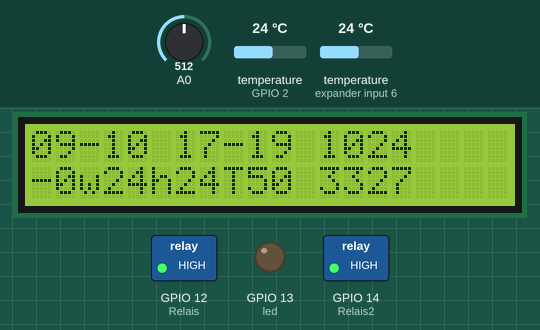
Recording of a sketch running on a simulated ESP8266 (NodeMCU). Parts: 20×2 character LCD, switched loads named in the sketch (green lamp = pin HIGH), output pins drawn as LEDs (lit = HIGH). The inputs (shaded band) are chosen by the test bench; at power-on: temperature (sensors on expander input 6, GPIO 2) 24 °C, A0 = 512. WiFi joins after 1.5 s; servers stay silent unless stated; network time is answered at once with the bench clock; uploads are accepted with an empty reply; the local clock reads 2024-03-15 10:24:30 at power-on unless the sketch sets it.

Above: at 4.2 s.
4.3 s: temperature (sensor on expander input 6) set to 20.4 °C
At 6.6 s:
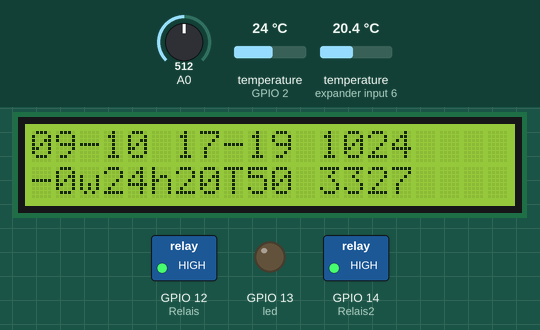
6.9 s: temperature (sensor on expander input 6) set to 19.4 °C
At 11.7 s:
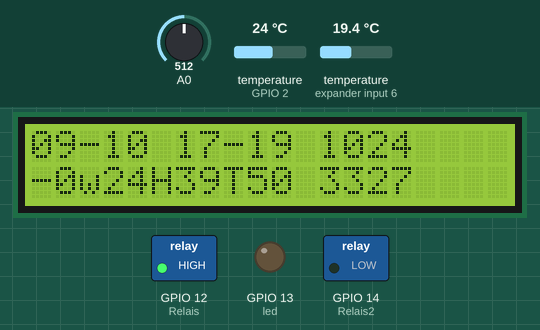
12.7 s: A0 set to 106
At 16.1 s:
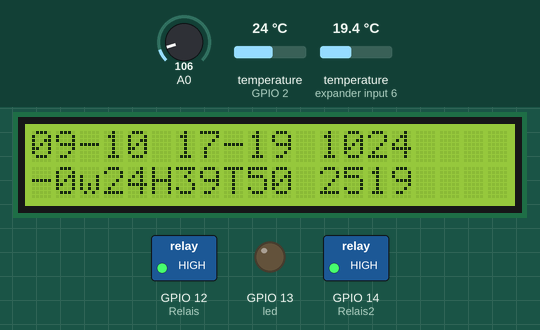
17.2 s: A0 set to 95
At 18.4 s:
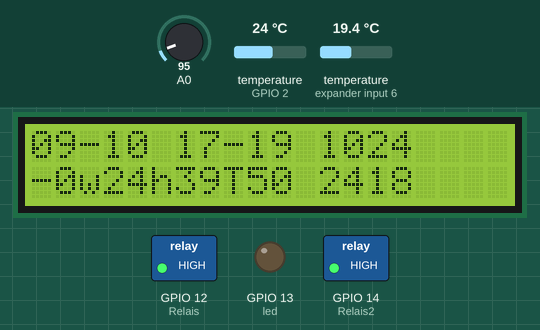
21.4 s: temperature (sensor on GPIO 2) set to 12 °C
At 24.6 s:
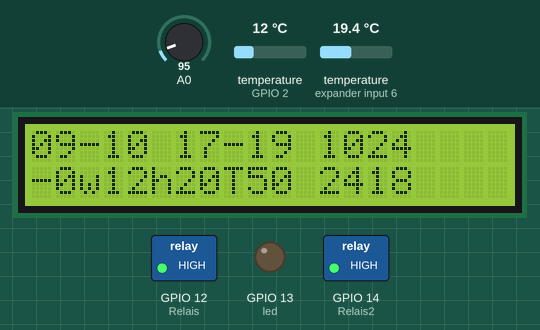
26.8 s: A0 set to 306
At 28.8 s:
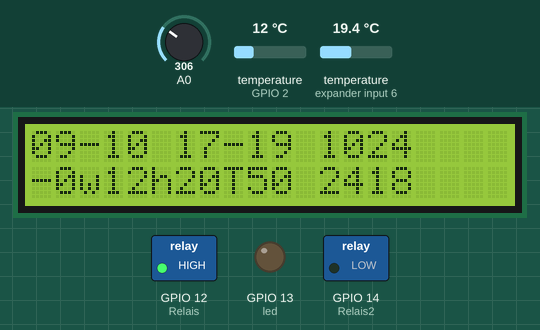
Timing chart, 0 to 32.7 s (numbered marks = the images above; inputs shaded):
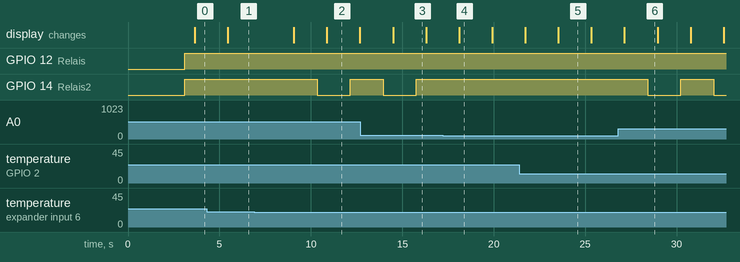

Measured:
- the behaviour switches between 20 and 19.9 °C on temperature (sensor on expander input 6) (found by bisection; images 1 and 2)
- the behaviour switches between 100 and 99 on A0 (found by bisection; images 3 and 4)
- after the input at 4.3 s, the display: changes after 1.2 s (image 1)
- after the input at 6.9 s, GPIO 14 (Relais2): HIGH → LOW after 3.4 s, → HIGH 1.8 s later; the display: first changes after 2.2 s (image 2 shows a later state)
- after the input at 12.7 s, the display: changes after 1.8 s (image 3)
- after the input at 17.2 s, GPIO 14 (Relais2): stays HIGH (without the input it goes to LOW after 0.38 s); the display: changes after 0.91 s (image 4)
- after the input at 21.4 s, the display: first differs from a run without the input after 2.1 s (image 5)
- after the input at 26.8 s, GPIO 14 (Relais2): HIGH → LOW after 1.6 s, → HIGH 1.8 s later, → LOW 1.8 s later

The sketch:

KesselSteuerung2.1.ino
```cpp
/*


No dispplay:
Node MCU 1.0 (ESP 12E Module)

Wiring for this Code:
LCD:  NODEMCU:
GND   GND
VCC   VIN (5V)
SDA   D2
SCL   D1

18DS20:      NODEMCU:
YELLOW (SIG) D4
RED (VCC)    3,3V
BLACK (GND)  GND
(47kOhm Resitor between YELLOW and RED)

Relais:   NODEMCU:
ISOVCC    VIN
VCC       3.3V
GND       GND
IN1       D5
IN2       D6

 */
#include <ArduinoHttpClient.h>  // to read openweathermap webservice
#include <Wire.h>  // This library is already built in to the Arduino IDE
#include <LiquidCrystal_I2C.h>
LiquidCrystal_I2C lcd(0x3F, 20,2); // 20 characters, 2 Lines
#include <OneWire.h>
#include <DallasTemperature.h>
#define ONE_WIRE_BUS 2 //D4
OneWire oneWire(ONE_WIRE_BUS);
DallasTemperature sensors(&oneWire);
#include <NTPClient.h>
#include <ESP8266WiFi.h>
#include <WiFiClient.h>
#include <ESP8266WebServer.h>
#include <ESP8266mDNS.h>
#include <WiFiUdp.h>
#include <Time.h>
// NTP Init
WiFiUDP ntpUDP;
NTPClient timeClient(ntpUDP);
//WLAN Access
const char *ssid = "NationalparkSpessart";  // You WIFI DATA
const char *password = "62117742064635826514";  // You WIFI DATA
float low_t[12]   = {-3.0,-2.0,0.0, 3.0, 7.0,10.0,12.0,12.0, 9.0, 5.0,1.0,-1.0};
float  high_t[12] = {2.0,  3.0,7.0,11.0,16.0,20.0,20.0,20.0,18.0,13.0,7.0, 3.0};


// General error text
String errorMessage="";

WiFiClient client;
String result;

HttpClient HTTPclient = new HttpClient(client, "api.openweathermap.org", 80);

float Temperature;


// WEb Sever Init
ESP8266WebServer server ( 80 );
// Global Variables
float waterTemp=99.9; //Temperatur des Brauchwassers gemessen
float minWaterTemp=99.9; //Temperatur des Brauchwassers gemessen
float maxWaterTemp=0.0; //Temperatur des Brauchwassers gemessen
float kessTemp=99.9; // Temperatur des Kesselwassers gemessen
float minKessTemp=99.9; // Temperatur des Kesselwassers gemessen
float maxKessTemp=0.0; // Temperatur des Kesselwassers gemessen
// Default Values
int beginDay = 9; // Start der Tagssteuerung
int endDay = 10;  // Ende der zeit für Warmwasser morgens
int beginNight=17; // Start für Warwasser abends
int endNight=19; // Start der Nachtsteuerung
float temperature=50.0;  // requested Watertemperature
int intervallDay=30;  // Minutes per hour the heating wil w´ork daytime
int intervallNight=30; // Minutes per hour the heating wil w´ork nighttime
int Minutes=0; //we count minutes to onyl read the openweathermap twice per hour, there is a max. count I wat to avoid
int OldMinutes=0;
int month;
boolean SteuerungAut = true;
boolean Wrelais = true; // warmwasserrelais
boolean Hrelais = true; // heizpumpenrelais
boolean Day[7]={true,true,true,true,true,true,true}; //0 0 sunday - workdays for warm water
  // init GPIO pins
const int led = 13; //D7
#define Button  0 // D3
#define Relais 12  // D6
#define Relais2 14 // D5


void getWeatherData(boolean force) //client function to send/receive GET request data.
{
if ((Minutes != OldMinutes && (Minutes == 1 || Minutes == 31)) || force) // once every 30 Minutes read OW = 48 reads per day => save
{
  OldMinutes = Minutes;
  HTTPclient.get("/data/2.5/weather?q=Rothenbuch&APPID=e917f44259a1a562dfcd10a7848e8db5");
  result = HTTPclient.responseBody();
  int sI=result.indexOf("temp");
  if (sI==-1)
    {
      int h;
     time_t rawtime = timeClient.getEpochTime();
     struct tm * ti;
     ti = localtime (&rawtime);

      month = ti->tm_mon;
      h=ti->tm_hour;


      if (h >= 0) Temperature=(low_t[month]+high_t[month])/2;
      if (h > 4) Temperature=low_t[month];
      if (h > 15) Temperature=high_t[month];
      if (h > 19) Temperature=(low_t[month]+high_t[month])/2;
      errorMessage="Temp not found on weather server";}
  else
    Temperature = atof(result.substring(sI+6,sI+12).c_str()) -273.15; //Convert Kelvin to Celsius

  //Serial.println(Minutes);
  //Serial.println(Temperature);
}

}

// Read and interpret Arguments of Webserver
void analyzeArgs(){
  if (server.args() > 1) { for (uint8_t j = 0; j < 7;j++) Day[j] = false;SteuerungAut=false;}
  for ( uint8_t index = 0; index < server.args(); index++ ) {
    String s = server.arg(index);

    // Switch on paramter name and process the paramter value
    switch(server.argName ( index )[0]+0) {
      case 'b': beginDay=atoi( s.c_str() );break; // Begin Morning
      case 'e': endDay=atoi( s.c_str() ); break; // End Morning
      case 'B': beginNight=atoi( s.c_str() );break;// Begin Evening
      case 'E': endNight=atoi( s.c_str() );break;// End Evening
      case 't': temperature=atof( s.c_str() );break; // Desired Temperature
      case 'a': SteuerungAut=true;break; // Switch Controller Function on off
      case 'i': intervallDay=atoi( s.c_str() );break;// Intervall tagsueber
      case 'I': intervallNight=atoi( s.c_str() );break;// Intervall nachts
      case '0' : Day[0] = true;break;
      case '1' : Day[1] = true;break;
      case '2' : Day[2] = true;break;
      case '3' : Day[3] = true;break;
      case '4' : Day[4] = true;break;
      case '5' : Day[5] = true;break;
      case '6' : Day[6] = true;break;
      default: ;
    }
  }
  if (intervallDay<5) intervallDay= 0; if (intervallNight>55) intervallNight = 60; //Avoid to short switch times
  if (intervallDay>55) intervallDay= 60; if (intervallNight<5) intervallNight = 0; //Avoid to short switch times
}
void handleRoot() {

 char temp[2300];
 int sec = millis() / 1000;
 int min = sec / 60;
 int hr = min / 60;
 snprintf ( temp, 2300,
"<html>\
  <head>\
    <meta http-equiv='refresh' content='5'/>\
    <title>Kesselsteuerung</title>\
    <style>\
      body { background-color: #000000; font-family: Arial, Helvetica, Sans-Serif; Color: #FFC125; }\
    </style>\
  </head>\
  <body>\
    <table><tr><td><h1>Warmwasser und<br>Heizungssteuerung</h1>\
    <table>\
    <tr><td>Uhrzeit:</td><td>%s</td></tr>\
    <tr><td>Wassertemperatur:</td><td>%2.1f</td></tr>\
    <tr><td>Kesseltemperatur:</td><td>%2.1f</td></tr>\
    <tr><td>Aussentemperatur:</td><td>%2.1f</td></tr>\
    <tr><td>Heizpumpe:</td><td>%s</td></tr>\
    <tr><td>Wasserpumpe:</td><td>%s</td></tr>\
    </table></td><td><img src='https://rasica.files.wordpress.com/2013/02/burning_flame_by_mattthesamurai-d3hc6m5.gif'></td></tr></table><br>\
    <form>\
    <table border =1><th>Warmwasser</th>\<th>Stunde</th>\
    <tr><td>Startzeit Morgens</td><td><Input type='text' value='%02d' name=b></td></tr>\
    <tr><td>Stopzeit Morgens</td><td><Input type='text' value='%02d' name=e></td></tr>\
    <tr><td>Startzeit Abends</td><td><Input type='text' value='%02d' name=B></td></tr>\
    <tr><td>Stopzeit Abends</td><td><Input type='text' value='%02d' name=E></td></tr>\
    <tr><td>Soll Temperatur</td><td><Input type='text' value='%2.1f' name=t></td></tr>\
    </table><table><tr><td><label>So<Input type='checkbox' name=0 %s></label>\
    <label>Mo<Input type='checkbox' name=1 %s></label>\
    <label>Di<Input type='checkbox' name=2 %s></label>\
    <label>Mi<Input type='checkbox' name=3 %s></label>\
    <label>Do<Input type='checkbox' name=4 %s></label>\
    <label>Fr<Input type='checkbox' name=5 %s></label>\
    <label>Sa<Input type='checkbox' name=6 %s></label>\
    </td></tr></table><br><table border=1><th>Heizpumpe</th>\<th>min/h</th><tr><td>Tagintervall</td><td><Input type='text' value='%02d' name=i></td></tr>\
   <tr><td>Nachtintervall</td><td><Input type='text' value='%02d' name=I></td></tr></table>\
    <label>Automatik<Input type='checkbox' name=a %s></label>\
    <br><button>Setzen</button>\
  </form><BR>\
  <table>\
  <tr><td>Kessel</td><td>Min:%2.1f</td><td>Max:%2.1f</td></tr>\
  <tr><td>Wasser</td><td>Min:%2.1f</td><td>Max:%2.1f</td></tr>\
  </table><br>%s\
  </body>",
  timeClient.getFormattedTime().c_str(),waterTemp,kessTemp,Temperature,
      Hrelais ? "an" : "aus", Wrelais  ? "an" : "aus",
      beginDay,endDay,beginNight,endNight,temperature,
      Day[0] ? "checked" : "" ,Day[1] ? "checked" : "" ,Day[2] ? "checked" : "" ,Day[3] ? "checked" : "" ,Day[4] ? "checked" : "" ,Day[5] ? "checked" : "" ,Day[6] ? "checked" : "" ,
      intervallDay,intervallNight,   SteuerungAut ? "checked" : "" ,
      minKessTemp, maxKessTemp, minWaterTemp, maxWaterTemp,
      errorMessage.c_str()
 );
 server.send ( 200, "text/html", temp );

}
void handleNotFound() {

 String message = "File Not Found\n\n";
 message += "URI: ";
 message += server.uri();
 message += "\nMethod: ";
 message += ( server.method() == HTTP_GET ) ? "GET" : "POST";
 message += "\nArguments: ";
 message += server.args();
 message += "\n";
 for ( uint8_t intervallDay = 0; intervallDay < server.args(); intervallDay++ ) {
  message += " " + server.argName ( intervallDay ) + ": " + server.arg ( intervallDay ) + "\n";
 }
 server.send ( 404, "text/plain", message );
 errorMessage=message;

}
void setup ( void ) {
  lcd.init();   // initializing the LCD
  lcd.backlight(); // Enable or Turn On the backlight
  lcd.setCursor(0, 0);
  lcd.print("Starte ..."); // Start Print text to Line 1
  lcd.setCursor(0, 1);
  lcd.print("Kesselsteuerung"); // Start Print Test to Line 2
  // init GPIO pins
  pinMode ( led, OUTPUT );
  pinMode ( Relais, OUTPUT );
  pinMode ( Relais2, OUTPUT );
  pinMode ( Button, INPUT );


 Serial.begin ( 115200 );
 WiFi.begin ( ssid, password );
 Serial.println ( "" );
  sensors.begin();
  timeClient.begin();
  timeClient.setTimeOffset(3600);

 // Wait for connection
 while ( WiFi.status() != WL_CONNECTED ) {
  delay ( 500 );
  //Serial.print ( "." );
 }
 //Serial.println ( "" );
 //Serial.print ( "Connected to " );
 //Serial.println ( ssid );
 //Serial.print ( "IP address: " );
 //Serial.println ( WiFi.localIP() );
 if ( MDNS.begin ( "esp8266" ) ) {
  errorMessage= "MDNS responder started";
 }
 server.on ( "/", handleRoot );
 server.on ( "/inline", []() {
 server.send ( 200, "text/plain", "this works as well" );
 } );
 server.onNotFound ( handleNotFound );
 server.begin();
 errorMessage= "HTTP server started";
 // once force read the outside temp initially
  getWeatherData(true);
}

void relaisSet(){
  boolean tempBool;

  // No chec if conditions for switch on are given
  int h = timeClient.getHours();
  tempBool = Wrelais;
  Wrelais = (((beginDay <= h)&&(h < endDay)) || ((beginNight <= h)&&(h < endNight))) && (waterTemp < temperature) && Day[timeClient.getDay()];
  Wrelais = Wrelais && kessTemp > waterTemp; // Macht wenig Sinn mit kaltem Kessel Warmwasser zu machen
  if (tempBool != Wrelais)
    if (Wrelais) digitalWrite(Relais, LOW); else  digitalWrite(Relais, HIGH);

  // Start relais Depend on time Intervall
  // If hour 0 until morning start OR evening Start until 23 -> Night intervall ... otherwise day intervall
  int m = timeClient.getMinutes();
  Minutes = m; // for the counter openweathermap

  tempBool = Hrelais;
  int intervall;
  int bias;
  if (SteuerungAut) {
    bias = analogRead (A0)/50-10; // +/- 10 Minutes
    intervallNight = 26 - Temperature*2 + bias;
    if (intervallNight < 0) intervallNight=0;
    if (intervallNight > 60) intervallNight=60;
    intervallDay = 32 - Temperature*2 + bias;
    if (intervallDay < 0 )intervallDay = 0;
    if (intervallDay > 60 )intervallDay = 60;
  }

  intervall  = ((h<beginDay)||(h>endNight)) ? intervallNight : intervallDay;
  Hrelais = (m < intervall) && (kessTemp > 30) && (8 < month < 4)  ;  //Macht wenig Sinn mit kaltem Kessel zu heizen, auch Mai bis Septmerb bleibt die wonung alt

  if (tempBool != Hrelais)
    if (Hrelais) digitalWrite(Relais2, LOW); else  digitalWrite(Relais2, HIGH);

}

void lcdDisplay(){
   char ntemp[25];
  lcd.setCursor(0, 0);
  snprintf ( ntemp, 20,"%02d-%02d %02d-%02d %02d%02d",beginDay,endDay,beginNight,endNight,timeClient.getHours(), timeClient.getMinutes());
  lcd.print(ntemp);
  lcd.setCursor(0, 1);
  snprintf ( ntemp, 20,"%2.0f%c%2.0f%c%2.0fT%2.0f %02d%02d ",Temperature,Wrelais ? 'W':'w',waterTemp,Hrelais?'H':'h',kessTemp,temperature,intervallDay,intervallNight);
  lcd.print(ntemp);
}

float kessTempCalc(float kt)// Der Messfühler sitzt aussen, daher wird die temperatur zu niederig angezeigt, das kompensieren wir hier
 {
  if (kt < 20.0)
   return kt;
  else
   return (kt-20)/kt*0.3; // ca. 10 Grad bei 50 Grad Kessetemperatur, 0 bei 20 Grad
 }

void readTemp() {
  sensors.requestTemperatures();
  waterTemp=sensors.getTempCByIndex(0);
  if (waterTemp < -120) { errorMessage = "Water sensor fail; set to 0"; waterTemp=0.0;}
  if (waterTemp < minWaterTemp) minWaterTemp=waterTemp;
  if (waterTemp > maxWaterTemp) maxWaterTemp=waterTemp;
  kessTemp=sensors.getTempCByIndex(1)+ kessTempCalc(kessTemp); //Korrektur der Messstelle
  if (kessTemp < minKessTemp) minKessTemp=kessTemp;
  if (kessTemp > maxKessTemp) maxKessTemp=kessTemp;
  if (kessTemp < -120) { errorMessage = "Kettle sensor fail; set to 99"; kessTemp=99.9;}
}

void loop ( void ) {
  timeClient.update();
  server.handleClient();
  analyzeArgs();
  readTemp();
  delay(500);
  relaisSet();
  delay(500);
  getWeatherData(false);
  lcdDisplay();

}
```
